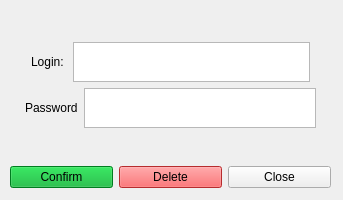
<?xml version="1.0" encoding="UTF-8"?>
<ui version="4.0">
 <class>userEditForm</class>
 <widget class="QWidget" name="userEditForm">
  <property name="geometry">
   <rect>
    <x>0</x>
    <y>0</y>
    <width>343</width>
    <height>200</height>
   </rect>
  </property>
  <property name="windowTitle">
   <string>Form</string>
  </property>
  <property name="styleSheet">
   <string notr="true">#verticalLayout, .verticalLayout, QVBoxLayout{
border:2px solid black;
border-radius:5px;
padding:10px;
}

QToolTip {
    border: 1px solid #76797C;
    background-color: #5A7566;
    color: white;
    padding: 0px;                /*remove padding, for fix combobox tooltip.*/
    opacity: 200;
}

QWidget {
    color: #eff0f1;
    background-color: #31363b;
    selection-background-color: #3daee9;
    selection-color: #eff0f1;
    background-clip: border;
    border-image: none;
    border: 0px transparent black;
    outline: 0;
}

QWidget:item:hover {
    background-color: #18465d;
    color: #eff0f1;
}

QWidget:item:selected {
    background-color: #18465d;
}

QCheckBox {
    spacing: 5px;
    outline: none;
    color: #eff0f1;
    margin-bottom: 2px;
}

QCheckBox:disabled {
    color: #76797C;
}

QCheckBox::indicator,
QGroupBox::indicator {
    width: 18px;
    height: 18px;
}

QGroupBox::indicator {
    margin-left: 2px;
}

QCheckBox::indicator:unchecked,
QGroupBox::indicator:unchecked {
    image: url(:/qss_icons/rc/checkbox_unchecked.png);
}

QCheckBox::indicator:unchecked:hover,
QCheckBox::indicator:unchecked:focus,
QCheckBox::indicator:unchecked:pressed,
QGroupBox::indicator:unchecked:hover,
QGroupBox::indicator:unchecked:focus,
QGroupBox::indicator:unchecked:pressed {
    border: none;
    image: url(:/qss_icons/rc/checkbox_unchecked_focus.png);
}

QCheckBox::indicator:checked,
QGroupBox::indicator:checked {
    image: url(:/qss_icons/rc/checkbox_checked.png);
}

QCheckBox::indicator:checked:hover,
QCheckBox::indicator:checked:focus,
QCheckBox::indicator:checked:pressed,
QGroupBox::indicator:checked:hover,
QGroupBox::indicator:checked:focus,
QGroupBox::indicator:checked:pressed {
    border: none;
    image: url(:/qss_icons/rc/checkbox_checked_focus.png);
}

QCheckBox::indicator:indeterminate {
    image: url(:/qss_icons/rc/checkbox_indeterminate.png);
}

QCheckBox::indicator:indeterminate:focus,
QCheckBox::indicator:indeterminate:hover,
QCheckBox::indicator:indeterminate:pressed {
    image: url(:/qss_icons/rc/checkbox_indeterminate_focus.png);
}

QCheckBox::indicator:checked:disabled,
QGroupBox::indicator:checked:disabled {
    image: url(:/qss_icons/rc/checkbox_checked_disabled.png);
}

QCheckBox::indicator:unchecked:disabled,
QGroupBox::indicator:unchecked:disabled {
    image: url(:/qss_icons/rc/checkbox_unchecked_disabled.png);
}

QRadioButton {
    spacing: 5px;
    outline: none;
    color: #eff0f1;
    margin-bottom: 2px;
}

QRadioButton:disabled {
    color: #76797C;
}

QRadioButton::indicator {
    width: 21px;
    height: 21px;
}

QRadioButton::indicator:unchecked {
    image: url(:/qss_icons/rc/radio_unchecked.png);
}

QRadioButton::indicator:unchecked:hover,
QRadioButton::indicator:unchecked:focus,
QRadioButton::indicator:unchecked:pressed {
    border: none;
    outline: none;
    image: url(:/qss_icons/rc/radio_unchecked_focus.png);
}

QRadioButton::indicator:checked {
    border: none;
    outline: none;
    image: url(:/qss_icons/rc/radio_checked.png);
}

QRadioButton::indicator:checked:hover,
QRadioButton::indicator:checked:focus,
QRadioButton::indicator:checked:pressed {
    border: none;
    outline: none;
    image: url(:/qss_icons/rc/radio_checked_focus.png);
}

QRadioButton::indicator:checked:disabled {
    outline: none;
    image: url(:/qss_icons/rc/radio_checked_disabled.png);
}

QRadioButton::indicator:unchecked:disabled {
    image: url(:/qss_icons/rc/radio_unchecked_disabled.png);
}

QMenuBar {
    background-color: #31363b;
    color: #eff0f1;
}

QMenuBar::item {
    background: transparent;
}

QMenuBar::item:selected {
    background: transparent;
    border: 1px solid #76797C;
}

QMenuBar::item:pressed {
    border: 1px solid #76797C;
    background-color: #3daee9;
    color: #eff0f1;
    margin-bottom: -1px;
    padding-bottom: 1px;
}

QMenu {
    border: 1px solid #76797C;
    color: #eff0f1;
    margin: 2px;
}

QMenu::icon {
    margin: 5px;
}

QMenu::item {
    padding: 5px 30px 5px 30px;
    border: 1px solid transparent;
    /* reserve space for selection border */
}

QMenu::item:selected {
    color: #eff0f1;
}

QMenu::separator {
    height: 2px;
    background: lightblue;
    margin-left: 10px;
    margin-right: 5px;
}

QMenu::indicator {
    width: 18px;
    height: 18px;
}


/* non-exclusive indicator = check box style indicator
   (see QActionGroup::setExclusive) */

QMenu::indicator:non-exclusive:unchecked {
    image: url(:/qss_icons/rc/checkbox_unchecked.png);
}

QMenu::indicator:non-exclusive:unchecked:selected {
    image: url(:/qss_icons/rc/checkbox_unchecked_disabled.png);
}

QMenu::indicator:non-exclusive:checked {
    image: url(:/qss_icons/rc/checkbox_checked.png);
}

QMenu::indicator:non-exclusive:checked:selected {
    image: url(:/qss_icons/rc/checkbox_checked_disabled.png);
}


/* exclusive indicator = radio button style indicator (see QActionGroup::setExclusive) */

QMenu::indicator:exclusive:unchecked {
    image: url(:/qss_icons/rc/radio_unchecked.png);
}

QMenu::indicator:exclusive:unchecked:selected {
    image: url(:/qss_icons/rc/radio_unchecked_disabled.png);
}

QMenu::indicator:exclusive:checked {
    image: url(:/qss_icons/rc/radio_checked.png);
}

QMenu::indicator:exclusive:checked:selected {
    image: url(:/qss_icons/rc/radio_checked_disabled.png);
}

QMenu::right-arrow {
    margin: 5px;
    image: url(:/qss_icons/rc/right_arrow.png)
}

QWidget:disabled {
    color: #454545;
    background-color: #31363b;
}

QAbstractItemView {
    alternate-background-color: #31363b;
    color: #eff0f1;
    border: 1px solid #3A3939;
    border-radius: 2px;
}

QWidget:focus,
QMenuBar:focus {
    border: 1px solid #3daee9;
}

QTabWidget:focus,
QCheckBox:focus,
QRadioButton:focus,
QSlider:focus {
    border: none;
}

QLineEdit {
    background-color: #232629;
    padding: 5px;
    border-style: solid;
    border: 1px solid #76797C;
    border-radius: 2px;
    color: #eff0f1;
}

QAbstractItemView QLineEdit {
    padding: 0;
}

QGroupBox {
    border: 1px solid #76797C;
    border-radius: 2px;
    margin-top: 20px;
}

QGroupBox::title {
    subcontrol-origin: margin;
    subcontrol-position: top center;
    padding-left: 10px;
    padding-right: 10px;
    padding-top: 10px;
}

QAbstractScrollArea {
    border-radius: 2px;
    border: 1px solid #76797C;
    background-color: transparent;
}

QScrollBar:horizontal {
    height: 15px;
    margin: 3px 15px 3px 15px;
    border: 1px transparent #2A2929;
    border-radius: 4px;
    background-color: #2A2929;
}

QScrollBar::handle:horizontal {
    background-color: #605F5F;
    min-width: 5px;
    border-radius: 4px;
}

QScrollBar::add-line:horizontal {
    margin: 0px 3px 0px 3px;
    border-image: url(:/qss_icons/rc/right_arrow_disabled.png);
    width: 10px;
    height: 10px;
    subcontrol-position: right;
    subcontrol-origin: margin;
}

QScrollBar::sub-line:horizontal {
    margin: 0px 3px 0px 3px;
    border-image: url(:/qss_icons/rc/left_arrow_disabled.png);
    height: 10px;
    width: 10px;
    subcontrol-position: left;
    subcontrol-origin: margin;
}

QScrollBar::add-line:horizontal:hover,
QScrollBar::add-line:horizontal:on {
    border-image: url(:/qss_icons/rc/right_arrow.png);
    height: 10px;
    width: 10px;
    subcontrol-position: right;
    subcontrol-origin: margin;
}

QScrollBar::sub-line:horizontal:hover,
QScrollBar::sub-line:horizontal:on {
    border-image: url(:/qss_icons/rc/left_arrow.png);
    height: 10px;
    width: 10px;
    subcontrol-position: left;
    subcontrol-origin: margin;
}

QScrollBar::up-arrow:horizontal,
QScrollBar::down-arrow:horizontal {
    background: none;
}

QScrollBar::add-page:horizontal,
QScrollBar::sub-page:horizontal {
    background: none;
}

QScrollBar:vertical {
    background-color: #2A2929;
    width: 15px;
    margin: 15px 3px 15px 3px;
    border: 1px transparent #2A2929;
    border-radius: 4px;
}

QScrollBar::handle:vertical {
    background-color: #605F5F;
    min-height: 5px;
    border-radius: 4px;
}

QScrollBar::sub-line:vertical {
    margin: 3px 0px 3px 0px;
    border-image: url(:/qss_icons/rc/up_arrow_disabled.png);
    height: 10px;
    width: 10px;
    subcontrol-position: top;
    subcontrol-origin: margin;
}

QScrollBar::add-line:vertical {
    margin: 3px 0px 3px 0px;
    border-image: url(:/qss_icons/rc/down_arrow_disabled.png);
    height: 10px;
    width: 10px;
    subcontrol-position: bottom;
    subcontrol-origin: margin;
}

QScrollBar::sub-line:vertical:hover,
QScrollBar::sub-line:vertical:on {
    border-image: url(:/qss_icons/rc/up_arrow.png);
    height: 10px;
    width: 10px;
    subcontrol-position: top;
    subcontrol-origin: margin;
}

QScrollBar::add-line:vertical:hover,
QScrollBar::add-line:vertical:on {
    border-image: url(:/qss_icons/rc/down_arrow.png);
    height: 10px;
    width: 10px;
    subcontrol-position: bottom;
    subcontrol-origin: margin;
}

QScrollBar::up-arrow:vertical,
QScrollBar::down-arrow:vertical {
    background: none;
}

QScrollBar::add-page:vertical,
QScrollBar::sub-page:vertical {
    background: none;
}

QTextEdit {
    background-color: #232629;
    color: #eff0f1;
    border: 1px solid #76797C;
}

QPlainTextEdit {
    background-color: #232629;
    ;
    color: #eff0f1;
    border-radius: 2px;
    border: 1px solid #76797C;
}

QHeaderView::section {
    background-color: #76797C;
    color: #eff0f1;
    padding: 5px;
    border: 1px solid #76797C;
}

QSizeGrip {
    image: url(:/qss_icons/rc/sizegrip.png);
    width: 12px;
    height: 12px;
}

QMainWindow::separator {
    background-color: #31363b;
    color: white;
    padding-left: 4px;
    spacing: 2px;
    border: 1px dashed #76797C;
}

QMainWindow::separator:hover {
    background-color: #787876;
    color: white;
    padding-left: 4px;
    border: 1px solid #76797C;
    spacing: 2px;
}

QMenu::separator {
    height: 1px;
    background-color: #76797C;
    color: white;
    padding-left: 4px;
    margin-left: 10px;
    margin-right: 5px;
}

QFrame {
    border-radius: 2px;
    border: 1px solid #76797C;
}

QFrame[frameShape=&quot;0&quot;] {
    border-radius: 2px;
    border: 1px transparent #76797C;
}

QStackedWidget {
    border: 1px transparent black;
}

QToolBar {
    border: 1px transparent #393838;
    background: 1px solid #31363b;
    font-weight: bold;
}

QToolBar::handle:horizontal {
    image: url(:/qss_icons/rc/Hmovetoolbar.png);
}

QToolBar::handle:vertical {
    image: url(:/qss_icons/rc/Vmovetoolbar.png);
}

QToolBar::separator:horizontal {
    image: url(:/qss_icons/rc/Hsepartoolbar.png);
}

QToolBar::separator:vertical {
    image: url(:/qss_icons/rc/Vsepartoolbar.png);
}

QToolButton#qt_toolbar_ext_button {
    background: #58595a
}

QPushButton {
    color: #eff0f1;
    background-color: #31363b;
    border-width: 1px;
    border-color: #76797C;
    border-style: solid;
    padding: 5px;
    border-radius: 2px;
    outline: none;
}

QPushButton:disabled {
    background-color: #31363b;
    border-width: 1px;
    border-color: #454545;
    border-style: solid;
    padding-top: 5px;
    padding-bottom: 5px;
    padding-left: 10px;
    padding-right: 10px;
    border-radius: 2px;
    color: #454545;
}

QPushButton:focus {
    background-color: #3daee9;
    color: white;
}

QPushButton:pressed {
    background-color: #3daee9;
    padding-top: -15px;
    padding-bottom: -17px;
}

QComboBox {
    selection-background-color: #3daee9;
    border-style: solid;
    border: 1px solid #76797C;
    border-radius: 2px;
    padding: 5px;
    min-width: 75px;
}

QPushButton:checked {
    background-color: #76797C;
    border-color: #6A6969;
}

QComboBox:hover,
QPushButton:hover,
QAbstractSpinBox:hover,
QLineEdit:hover,
QTextEdit:hover,
QPlainTextEdit:hover,
QAbstractView:hover,
QTreeView:hover {
    border: 1px solid #3daee9;
    color: #eff0f1;
}

QComboBox:on {
    padding-top: 3px;
    padding-left: 4px;
    selection-background-color: #4a4a4a;
}

QComboBox QAbstractItemView {
    background-color: #232629;
    border-radius: 2px;
    border: 1px solid #76797C;
    selection-background-color: #18465d;
}

QComboBox::drop-down {
    subcontrol-origin: padding;
    subcontrol-position: top right;
    width: 15px;
    border-left-width: 0px;
    border-left-color: darkgray;
    border-left-style: solid;
    border-top-right-radius: 3px;
    border-bottom-right-radius: 3px;
}

QComboBox::down-arrow {
    image: url(:/qss_icons/rc/down_arrow_disabled.png);
}

QComboBox::down-arrow:on,
QComboBox::down-arrow:hover,
QComboBox::down-arrow:focus {
    image: url(:/qss_icons/rc/down_arrow.png);
}

QAbstractSpinBox {
    padding: 5px;
    border: 1px solid #76797C;
    background-color: #232629;
    color: #eff0f1;
    border-radius: 2px;
    min-width: 75px;
}

QAbstractSpinBox:up-button {
    background-color: transparent;
    subcontrol-origin: border;
    subcontrol-position: center right;
}

QAbstractSpinBox:down-button {
    background-color: transparent;
    subcontrol-origin: border;
    subcontrol-position: center left;
}

QAbstractSpinBox::up-arrow,
QAbstractSpinBox::up-arrow:disabled,
QAbstractSpinBox::up-arrow:off {
    image: url(:/qss_icons/rc/up_arrow_disabled.png);
    width: 10px;
    height: 10px;
}

QAbstractSpinBox::up-arrow:hover {
    image: url(:/qss_icons/rc/up_arrow.png);
}

QAbstractSpinBox::down-arrow,
QAbstractSpinBox::down-arrow:disabled,
QAbstractSpinBox::down-arrow:off {
    image: url(:/qss_icons/rc/down_arrow_disabled.png);
    width: 10px;
    height: 10px;
}

QAbstractSpinBox::down-arrow:hover {
    image: url(:/qss_icons/rc/down_arrow.png);
}

QLabel {
    border: 0px solid black;
}

QTabWidget {
    border: 0px transparent black;
}

QTabWidget::pane {
    border: 1px solid #76797C;
    padding: 5px;
    margin: 0px;
}

QTabWidget::tab-bar {
    /* left: 5px; move to the right by 5px */
}

QTabBar {
    qproperty-drawBase: 0;
    border-radius: 3px;
}

QTabBar:focus {
    border: 0px transparent black;
}

QTabBar::close-button {
    image: url(:/qss_icons/rc/close.png);
    background: transparent;
}

QTabBar::close-button:hover {
    image: url(:/qss_icons/rc/close-hover.png);
    background: transparent;
}

QTabBar::close-button:pressed {
    image: url(:/qss_icons/rc/close-pressed.png);
    background: transparent;
}


/* TOP TABS */

QTabBar::tab:top {
    color: #eff0f1;
    border: 1px solid #76797C;
    border-bottom: 1px transparent black;
    background-color: #31363b;
    padding: 5px;
    min-width: 50px;
    border-top-left-radius: 2px;
    border-top-right-radius: 2px;
}

QTabBar::tab:top:selected {
    color: #eff0f1;
    background-color: #54575B;
    border: 1px solid #76797C;
    border-bottom: 2px solid #3daee9;
    border-top-left-radius: 2px;
    border-top-right-radius: 2px;
}

QTabBar::tab:top:!selected:hover {
    background-color: #3daee9;
}


/* BOTTOM TABS */

QTabBar::tab:bottom {
    color: #eff0f1;
    border: 1px solid #76797C;
    border-top: 1px transparent black;
    background-color: #31363b;
    padding: 5px;
    border-bottom-left-radius: 2px;
    border-bottom-right-radius: 2px;
    min-width: 50px;
}

QTabBar::tab:bottom:selected {
    color: #eff0f1;
    background-color: #54575B;
    border: 1px solid #76797C;
    border-top: 2px solid #3daee9;
    border-bottom-left-radius: 2px;
    border-bottom-right-radius: 2px;
}

QTabBar::tab:bottom:!selected:hover {
    background-color: #3daee9;
}


/* LEFT TABS */

QTabBar::tab:left {
    color: #eff0f1;
    border: 1px solid #76797C;
    border-left: 1px transparent black;
    background-color: #31363b;
    padding: 5px;
    border-top-right-radius: 2px;
    border-bottom-right-radius: 2px;
    min-height: 50px;
}

QTabBar::tab:left:selected {
    color: #eff0f1;
    background-color: #54575B;
    border: 1px solid #76797C;
    border-left: 2px solid #3daee9;
    border-top-right-radius: 2px;
    border-bottom-right-radius: 2px;
}

QTabBar::tab:left:!selected:hover {
    background-color: #3daee9;
}


/* RIGHT TABS */

QTabBar::tab:right {
    color: #eff0f1;
    border: 1px solid #76797C;
    border-right: 1px transparent black;
    background-color: #31363b;
    padding: 5px;
    border-top-left-radius: 2px;
    border-bottom-left-radius: 2px;
    min-height: 50px;
}

QTabBar::tab:right:selected {
    color: #eff0f1;
    background-color: #54575B;
    border: 1px solid #76797C;
    border-right: 2px solid #3daee9;
    border-top-left-radius: 2px;
    border-bottom-left-radius: 2px;
}

QTabBar::tab:right:!selected:hover {
    background-color: #3daee9;
}

QTabBar QToolButton::right-arrow:enabled {
    image: url(:/qss_icons/rc/right_arrow.png);
}

QTabBar QToolButton::left-arrow:enabled {
    image: url(:/qss_icons/rc/left_arrow.png);
}

QTabBar QToolButton::right-arrow:disabled {
    image: url(:/qss_icons/rc/right_arrow_disabled.png);
}

QTabBar QToolButton::left-arrow:disabled {
    image: url(:/qss_icons/rc/left_arrow_disabled.png);
}

QDockWidget {
    background: #31363b;
    border: 1px solid #403F3F;
    titlebar-close-icon: url(:/qss_icons/rc/close.png);
    titlebar-normal-icon: url(:/qss_icons/rc/undock.png);
}

QDockWidget::close-button,
QDockWidget::float-button {
    border: 1px solid transparent;
    border-radius: 2px;
    background: transparent;
}

QDockWidget::close-button:hover,
QDockWidget::float-button:hover {
    background: rgba(255, 255, 255, 10);
}

QDockWidget::close-button:pressed,
QDockWidget::float-button:pressed {
    padding: 1px -1px -1px 1px;
    background: rgba(255, 255, 255, 10);
}

QTreeView,
QListView {
    border: 1px solid #76797C;
    background-color: #232629;
}

QTreeView:branch:selected,
QTreeView:branch:hover {
    background: url(:/qss_icons/rc/transparent.png);
}

QTreeView::branch:has-siblings:!adjoins-item {
    border-image: url(:/qss_icons/rc/transparent.png);
}

QTreeView::branch:has-siblings:adjoins-item {
    border-image: url(:/qss_icons/rc/transparent.png);
}

QTreeView::branch:!has-children:!has-siblings:adjoins-item {
    border-image: url(:/qss_icons/rc/transparent.png);
}

QTreeView::branch:has-children:!has-siblings:closed,
QTreeView::branch:closed:has-children:has-siblings {
    image: url(:/qss_icons/rc/branch_closed.png);
}

QTreeView::branch:open:has-children:!has-siblings,
QTreeView::branch:open:has-children:has-siblings {
    image: url(:/qss_icons/rc/branch_open.png);
}

QTreeView::branch:has-children:!has-siblings:closed:hover,
QTreeView::branch:closed:has-children:has-siblings:hover {
    image: url(:/qss_icons/rc/branch_closed-on.png);
}

QTreeView::branch:open:has-children:!has-siblings:hover,
QTreeView::branch:open:has-children:has-siblings:hover {
    image: url(:/qss_icons/rc/branch_open-on.png);
}

QListView::item:!selected:hover,
QTreeView::item:!selected:hover {
    background: #18465d;
    outline: 0;
    color: #eff0f1
}

QListView::item:selected:hover,
QTreeView::item:selected:hover {
    background: #287399;
    color: #eff0f1;
}

QTreeView::indicator:checked,
QListView::indicator:checked {
    image: url(:/qss_icons/rc/checkbox_checked.png);
}

QTreeView::indicator:unchecked,
QListView::indicator:unchecked {
    image: url(:/qss_icons/rc/checkbox_unchecked.png);
}

QTreeView::indicator:indeterminate,
QListView::indicator:indeterminate {
    image: url(:/qss_icons/rc/checkbox_indeterminate.png);
}

QTreeView::indicator:checked:hover,
QTreeView::indicator:checked:focus,
QTreeView::indicator:checked:pressed,
QListView::indicator:checked:hover,
QListView::indicator:checked:focus,
QListView::indicator:checked:pressed {
    image: url(:/qss_icons/rc/checkbox_checked_focus.png);
}

QTreeView::indicator:unchecked:hover,
QTreeView::indicator:unchecked:focus,
QTreeView::indicator:unchecked:pressed,
QListView::indicator:unchecked:hover,
QListView::indicator:unchecked:focus,
QListView::indicator:unchecked:pressed {
    image: url(:/qss_icons/rc/checkbox_unchecked_focus.png);
}

QTreeView::indicator:indeterminate:hover,
QTreeView::indicator:indeterminate:focus,
QTreeView::indicator:indeterminate:pressed,
QListView::indicator:indeterminate:hover,
QListView::indicator:indeterminate:focus,
QListView::indicator:indeterminate:pressed {
    image: url(:/qss_icons/rc/checkbox_indeterminate_focus.png);
}

QSlider::groove:horizontal {
    border: 1px solid #565a5e;
    height: 4px;
    background: #565a5e;
    margin: 0px;
    border-radius: 2px;
}

QSlider::handle:horizontal {
    background: #232629;
    border: 1px solid #565a5e;
    width: 16px;
    height: 16px;
    margin: -8px 0;
    border-radius: 9px;
}

QSlider::sub-page:horizontal {
    border: 1px solid #565a5e;
    height: 4px;
    background: #3daee9;
    margin: 0px;
    border-radius: 2px;
}

QSlider::groove:vertical {
    border: 1px solid #565a5e;
    width: 4px;
    background: #565a5e;
    margin: 0px;
    border-radius: 3px;
}

QSlider::handle:vertical {
    background: #232629;
    border: 1px solid #565a5e;
    width: 16px;
    height: 16px;
    margin: 0 -8px;
    border-radius: 9px;
}

QSlider::sub-page:vertical {
    border: 1px solid #565a5e;
    width: 4px;
    background: #3daee9;
    margin: 0px;
    border-radius: 3px;
}

QToolButton {
    background-color: transparent;
    border: 1px transparent #76797C;
    border-radius: 2px;
    margin: 3px;
    padding: 5px;
}

QToolButton[popupMode=&quot;1&quot;] {
    /* only for MenuButtonPopup */
    padding-right: 20px;
    /* make way for the popup button */
    border: 1px #76797C;
    border-radius: 5px;
}

QToolButton[popupMode=&quot;2&quot;] {
    /* only for InstantPopup */
    padding-right: 10px;
    /* make way for the popup button */
    border: 1px #76797C;
}

QToolButton:hover,
QToolButton::menu-button:hover {
    background-color: transparent;
    border: 1px solid #3daee9;
    padding: 5px;
}

QToolButton:checked,
QToolButton:pressed,
QToolButton::menu-button:pressed {
    background-color: #3daee9;
    border: 1px solid #3daee9;
    padding: 5px;
}


/* the subcontrol below is used only in the InstantPopup or DelayedPopup mode */

QToolButton::menu-indicator {
    image: url(:/qss_icons/rc/down_arrow.png);
    top: -7px;
    left: -2px;
    /* shift it a bit */
}


/* the subcontrols below are used only in the MenuButtonPopup mode */

QToolButton::menu-button {
    border: 1px transparent #76797C;
    border-top-right-radius: 6px;
    border-bottom-right-radius: 6px;
    /* 16px width + 4px for border = 20px allocated above */
    width: 16px;
    outline: none;
}

QToolButton::menu-arrow {
    image: url(:/qss_icons/rc/down_arrow.png);
}

QToolButton::menu-arrow:open {
    border: 1px solid #76797C;
}

QPushButton::menu-indicator {
    subcontrol-origin: padding;
    subcontrol-position: bottom right;
    bottom: 5px;
}

QTableView {
    border: 1px solid #76797C;
    gridline-color: #31363b;
    background-color: #232629;
}

QTableView,
QHeaderView {
    border-radius: 0px;
}

QTableView::item:pressed,
QListView::item:pressed,
QTreeView::item:pressed {
    background: #18465d;
    color: #eff0f1;
}

QTableView::item:selected:active,
QTreeView::item:selected:active,
QListView::item:selected:active {
    background: #287399;
    color: #eff0f1;
}

QHeaderView {
    background-color: #31363b;
    border: 1px transparent;
    border-radius: 0px;
    margin: 0px;
    padding: 0px;
}

QHeaderView::section {
    background-color: #31363b;
    color: #eff0f1;
    padding: 5px;
    border: 1px solid #76797C;
    border-radius: 0px;
    text-align: center;
}

QHeaderView::section::vertical::first,
QHeaderView::section::vertical::only-one {
    border-top: 1px solid #76797C;
}

QHeaderView::section::vertical {
    border-top: transparent;
}

QHeaderView::section::horizontal::first,
QHeaderView::section::horizontal::only-one {
    border-left: 1px solid #76797C;
}

QHeaderView::section::horizontal {
    border-left: transparent;
}

QHeaderView::section:checked {
    color: white;
    background-color: #334e5e;
}


/* style the sort indicator */

QHeaderView::down-arrow {
    image: url(:/qss_icons/rc/down_arrow.png);
}

QHeaderView::up-arrow {
    image: url(:/qss_icons/rc/up_arrow.png);
}

QTableCornerButton::section {
    background-color: #31363b;
    border: 1px transparent #76797C;
    border-radius: 0px;
}

QToolBox {
    padding: 5px;
    border: 1px transparent black;
}

QToolBox::tab {
    color: #eff0f1;
    background-color: #31363b;
    border: 1px solid #76797C;
    border-bottom: 1px transparent #31363b;
    border-top-left-radius: 5px;
    border-top-right-radius: 5px;
}

QToolBox::tab:selected {
    /* italicize selected tabs */
    font: italic;
    background-color: #31363b;
    border-color: #3daee9;
}

QStatusBar::item {
    border: 0px transparent dark;
}

QFrame[height=&quot;3&quot;],
QFrame[width=&quot;3&quot;] {
    background-color: #76797C;
}

QSplitter::handle {
    border: 1px dashed #76797C;
}

QSplitter::handle:hover {
    background-color: #787876;
    border: 1px solid #76797C;
}

QSplitter::handle:horizontal {
    width: 1px;
}

QSplitter::handle:vertical {
    height: 1px;
}

QProgressBar {
    border: 1px solid #76797C;
    border-radius: 5px;
    text-align: center;
}

QProgressBar::chunk {
    background-color: #05B8CC;
}

QDateEdit {
    selection-background-color: #3daee9;
    border-style: solid;
    border: 1px solid #3375A3;
    border-radius: 2px;
    padding: 1px;
    min-width: 75px;
}

QDateEdit:on {
    padding-top: 3px;
    padding-left: 4px;
    selection-background-color: #4a4a4a;
}

QDateEdit QAbstractItemView {
    background-color: #232629;
    border-radius: 2px;
    border: 1px solid #3375A3;
    selection-background-color: #3daee9;
}

QDateEdit::drop-down {
    subcontrol-origin: padding;
    subcontrol-position: top right;
    width: 15px;
    border-left-width: 0px;
    border-left-color: darkgray;
    border-left-style: solid;
    border-top-right-radius: 3px;
    border-bottom-right-radius: 3px;
}

QDateEdit::down-arrow {
    image: url(:/qss_icons/rc/down_arrow_disabled.png);
}

QDateEdit::down-arrow:on,
QDateEdit::down-arrow:hover,
QDateEdit::down-arrow:focus {
    image: url(:/qss_icons/rc/down_arrow.png);
}
</string>
  </property>
  <widget class="QWidget" name="layoutWidget">
   <property name="geometry">
    <rect>
     <x>10</x>
     <y>10</y>
     <width>321</width>
     <height>210</height>
    </rect>
   </property>
   <layout class="QVBoxLayout" name="verticalLayout">
    <item>
     <spacer name="verticalSpacer_3">
      <property name="orientation">
       <enum>Qt::Vertical</enum>
      </property>
      <property name="sizeHint" stdset="0">
       <size>
        <width>20</width>
        <height>40</height>
       </size>
      </property>
     </spacer>
    </item>
    <item>
     <layout class="QHBoxLayout" name="horizontalLayout">
      <item>
       <spacer name="horizontalSpacer">
        <property name="orientation">
         <enum>Qt::Horizontal</enum>
        </property>
        <property name="sizeHint" stdset="0">
         <size>
          <width>40</width>
          <height>20</height>
         </size>
        </property>
       </spacer>
      </item>
      <item>
       <widget class="QLabel" name="labelUserLogin">
        <property name="text">
         <string>Login: </string>
        </property>
       </widget>
      </item>
      <item>
       <widget class="QPlainTextEdit" name="textLogin">
        <property name="maximumSize">
         <size>
          <width>16777215</width>
          <height>40</height>
         </size>
        </property>
        <property name="baseSize">
         <size>
          <width>0</width>
          <height>10</height>
         </size>
        </property>
       </widget>
      </item>
      <item>
       <spacer name="horizontalSpacer_3">
        <property name="orientation">
         <enum>Qt::Horizontal</enum>
        </property>
        <property name="sizeHint" stdset="0">
         <size>
          <width>40</width>
          <height>20</height>
         </size>
        </property>
       </spacer>
      </item>
     </layout>
    </item>
    <item>
     <layout class="QHBoxLayout" name="horizontalLayout_2">
      <item>
       <spacer name="horizontalSpacer_2">
        <property name="orientation">
         <enum>Qt::Horizontal</enum>
        </property>
        <property name="sizeHint" stdset="0">
         <size>
          <width>40</width>
          <height>20</height>
         </size>
        </property>
       </spacer>
      </item>
      <item>
       <widget class="QLabel" name="labelUserPassword">
        <property name="text">
         <string>Password</string>
        </property>
       </widget>
      </item>
      <item>
       <widget class="QPlainTextEdit" name="textPassword">
        <property name="maximumSize">
         <size>
          <width>16777215</width>
          <height>40</height>
         </size>
        </property>
       </widget>
      </item>
      <item>
       <spacer name="horizontalSpacer_4">
        <property name="orientation">
         <enum>Qt::Horizontal</enum>
        </property>
        <property name="sizeHint" stdset="0">
         <size>
          <width>40</width>
          <height>20</height>
         </size>
        </property>
       </spacer>
      </item>
     </layout>
    </item>
    <item>
     <spacer name="verticalSpacer_2">
      <property name="orientation">
       <enum>Qt::Vertical</enum>
      </property>
      <property name="sizeHint" stdset="0">
       <size>
        <width>20</width>
        <height>40</height>
       </size>
      </property>
     </spacer>
    </item>
    <item>
     <layout class="QHBoxLayout" name="horizontalLayout_3">
      <item>
       <widget class="QPushButton" name="buttonAccept">
        <property name="styleSheet">
         <string notr="true">background-color: rgb(0, 173, 43);</string>
        </property>
        <property name="text">
         <string>Confirm</string>
        </property>
       </widget>
      </item>
      <item>
       <widget class="QPushButton" name="buttonDelete">
        <property name="styleSheet">
         <string notr="true">background-color: rgb(255, 61, 64);</string>
        </property>
        <property name="text">
         <string>Delete</string>
        </property>
       </widget>
      </item>
      <item>
       <widget class="QPushButton" name="buttonReject">
        <property name="text">
         <string>Close</string>
        </property>
       </widget>
      </item>
     </layout>
    </item>
    <item>
     <spacer name="verticalSpacer">
      <property name="orientation">
       <enum>Qt::Vertical</enum>
      </property>
      <property name="sizeHint" stdset="0">
       <size>
        <width>20</width>
        <height>40</height>
       </size>
      </property>
     </spacer>
    </item>
   </layout>
  </widget>
 </widget>
 <resources/>
 <connections/>
</ui>
